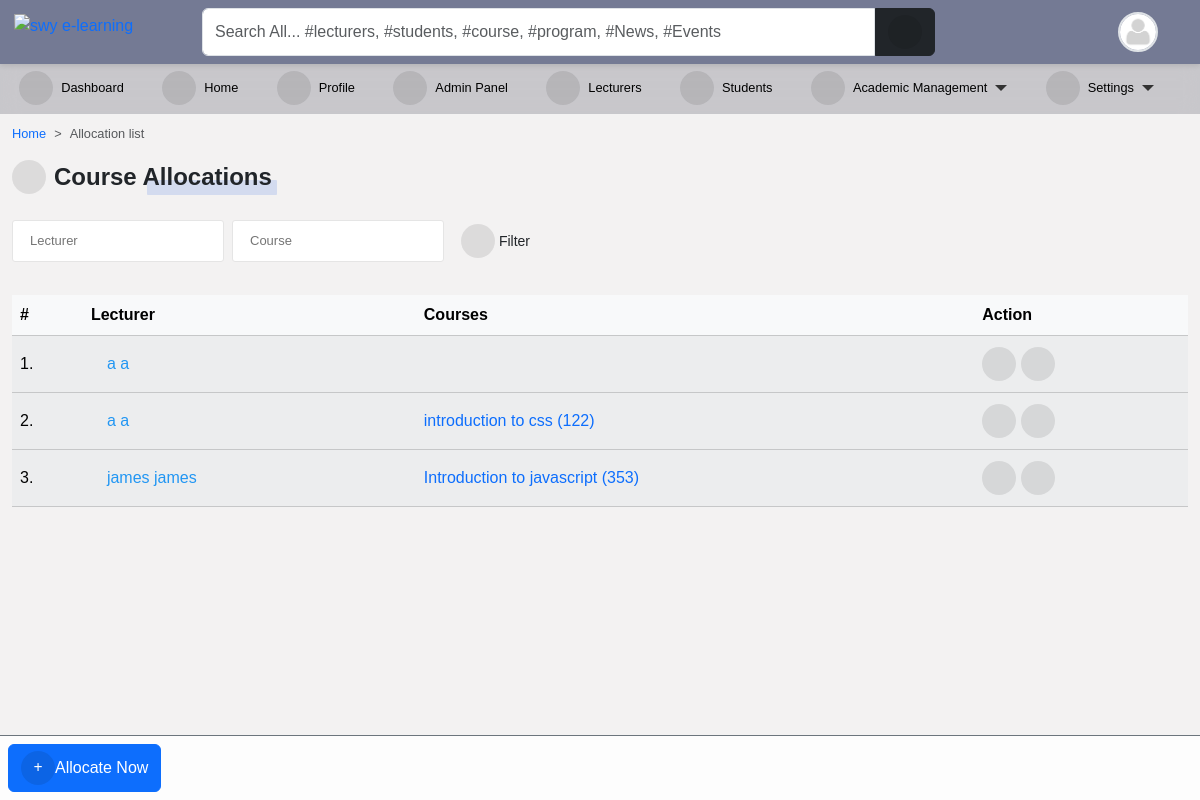
The page /programs/course/allocated/ (signed in) on the database as committed earlier.
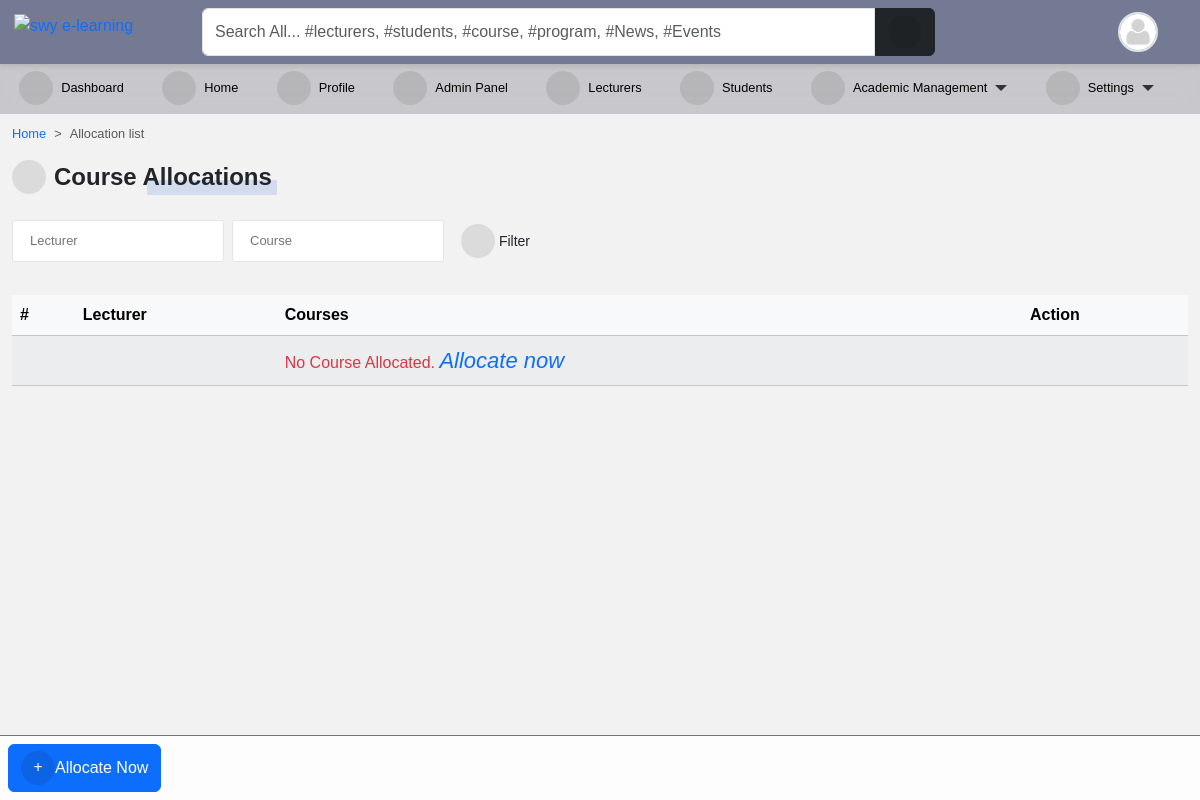
The same page on the database as committed later.
### course/models.py (models this page shows, shortened)
class CourseAllocation(models.Model):
    lecturer = models.ForeignKey(
        settings.AUTH_USER_MODEL,
        on_delete=models.CASCADE,
        related_name="allocated_lecturer",
    )
    courses = models.ManyToManyField(Course, related_name="allocated_course")
    session = models.ForeignKey(
        "core.Session", on_delete=models.CASCADE, blank=True, null=True
    )

class Course(models.Model):
    slug = models.SlugField(blank=True, unique=True)
    title = models.CharField(max_length=200, null=True)
    code = models.CharField(max_length=200, unique=True, null=True)
    credit = models.IntegerField(null=True, default=0)
    summary = models.TextField(max_length=200, blank=True, null=True)
    program = models.ForeignKey(Program, on_delete=models.CASCADE)
    level = models.CharField(max_length=25, choices=LEVEL, null=True)
    year = models.IntegerField(choices=YEARS, default=0)
    semester = models.CharField(choices=SEMESTER, max_length=200)
    is_elective = models.BooleanField(default=False, blank=True, null=True)
    objects = CourseManager()
    def __str__(self):
        return "{0} ({1})".format(self.title, self.code)
    def get_absolute_url(self):
        return reverse("course_detail", kwargs={"slug": self.slug})

### accounts/models.py (models this page shows, shortened)
class User(AbstractUser):
    is_student = models.BooleanField(default=False)
    is_lecturer = models.BooleanField(default=False)
    gender = models.CharField(max_length=1, choices=GENDERS, blank=True, null=True)
    phone = models.CharField(max_length=60, blank=True, null=True)
    address = models.CharField(max_length=60, blank=True, null=True)
    picture = models.ImageField(
        upload_to="profile_pictures/%y/%m/%d/", default="default.png", null=True
    )
    email = models.EmailField(blank=True, null=True)
    username_validator = ASCIIUsernameValidator()
    objects = CustomUserManager()
    class Meta:
        ordering = ("-date_joined",)
    @property
    def get_full_name(self):
        full_name = self.username
        if self.first_name and self.last_name:
            full_name = self.first_name + " " + self.last_name
        return full_name
    @property
    def get_user_role(self):
        if self.is_superuser:
            role = "Admin"
        elif self.is_student:
            role = "Student"
        elif self.is_lecturer:
            role = "Lecturer"
        return role
    def get_absolute_url(self):
        return reverse("profile_single", kwargs={"id": self.id})

### course/views.py (the view)
@method_decorator([login_required], name="dispatch")
class CourseAllocationFilterView(FilterView):
    filterset_class = CourseAllocationFilter
    template_name = "course/course_allocation_view.html"
    def get_context_data(self, **kwargs):
        context = super().get_context_data(**kwargs)
        context["title"] = "Course Allocations"
        return context

### templates/course/course_allocation_view.html (shortened to what this page needs)
{% extends 'base.html' %}
{% block content %}
<nav style="--bs-breadcrumb-divider: '>';" aria-label="breadcrumb">
    <ol class="breadcrumb">
        <li class="breadcrumb-item"><a href="/">Home</a></li>
        <li class="breadcrumb-item active" aria-current="page">Allocation list</li>
    </ol>
</nav>
{% if request.user.is_superuser %}
<div class="manage-wrap">
    <a class="btn btn-primary" href="{% url 'course_allocation' %}"><i class="fas fa-plus"></i>Allocate Now</a>
</div>
{% endif %}
<div class="title-1"><i class="fas fa-tasks"></i>Course Allocations</div>
<br>
<br>
{% include 'snippets/filter_form.html' %}
<div class="table-responsive table-shadow p-0 mt-4">
    <table class="table table-light table-striped">
        <thead>
            <tr>
                <th>#</th>
                <th>Lecturer</th>
                <th>Courses</th>
                {% if request.user.is_superuser %}
                <th>Action</th>
                {% endif %}
            </tr>
        </thead>
        {% for course in filter.qs %}
        <tbody>
            <tr>
                <td> {{ forloop.counter }}.</td>
                <td><a href="{{ course.lecturer.get_absolute_url }}">{{ course.lecturer.get_full_name }}</a></td>
                <td><div class="flex">{% for i in course.courses.all %}
                        <div class="flex"><a class="edit-btn" href="{{ i.get_absolute_url }}">{{ i }}</a></div>
                    {% endfor %}</div>
                </td>
                {% if request.user.is_superuser %}
                <td><div class="update-delete">
                    <a href="{% url 'edit_allocated_course' pk=course.pk %}" class="update" title="Edit or Update">
                        <i class="fas fa-edit"></i>
                    </a>
                    <a href="{% url 'course_deallocate' pk=course.pk %}" class="delete" title="Deallocate">
                        <i class="fas fa-trash-alt"></i>
                    </a>
                    </div>
                </td>
                {% endif %}
            </tr>
            {% empty %}
            <tr>
              <td></td>
              <td></td>
              <td>
                <span class="text-danger">No Course Allocated.
                    {% if request.user.is_superuser %}
                    <a href="{% url 'course_allocation' %}">
                    <i class="primary" style="font-size: 22px;">
                    Allocate now
                    </i>
                    {% endif %}
                    </a>
                </span>
                </td>
              <td></td>
            </tr>
        {% endfor %}
    </table>
</div>
{% endblock content %}

Rows that differ between the two databases and show on the page:
removed CourseAllocation: lecturer.get_full_name "a a"
removed CourseAllocation: lecturer.get_full_name "a a"
no longer on this page (row unchanged): Course: title+code "introduction to css (122)", shown under "a a"
removed CourseAllocation: lecturer.get_full_name "james james"
no longer on this page (row unchanged): Course: title+code "Introduction to javascript (353)", shown under "james james"
Other text that changed with them:
text now shown: "No Course Allocated. Allocate now"
